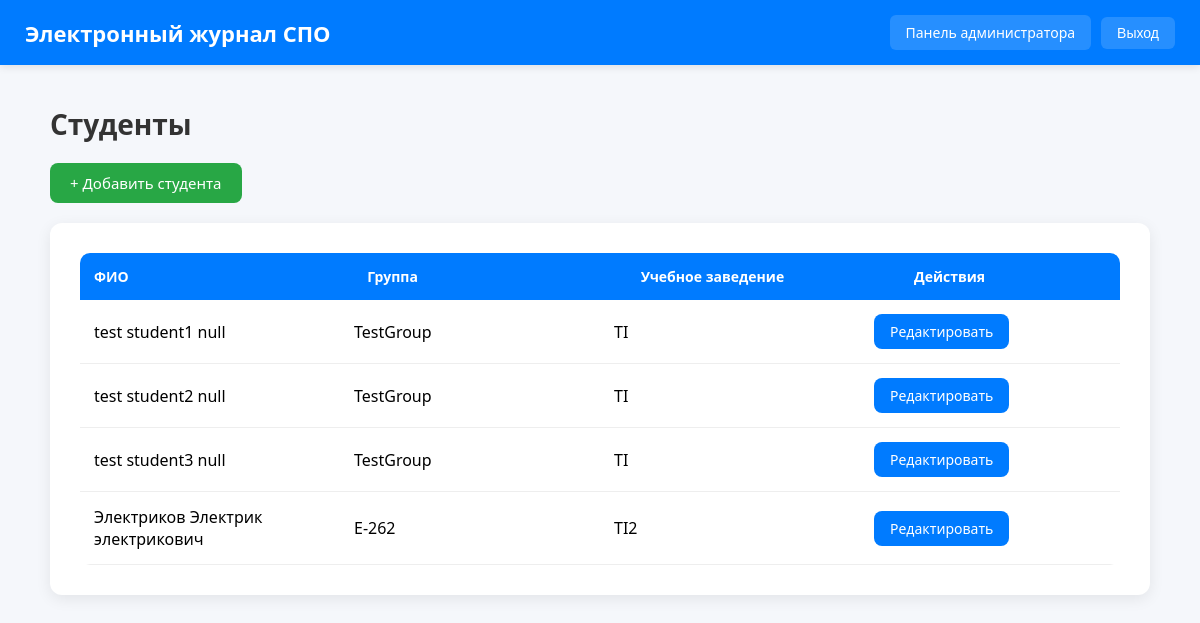
/admin-panel/students/ (signed in), run on the app's committed database.
### students/models.py (models this page shows, shortened)
class Student(models.Model):
    user = models.OneToOneField(User, on_delete=models.CASCADE, null=True, blank=True, verbose_name="Аккаунт пользователя")
    group = models.ForeignKey(Group, on_delete=models.CASCADE, related_name="students", verbose_name="Группа")
    last_name = models.CharField(max_length=100, verbose_name="Фамилия")
    first_name = models.CharField(max_length=100, verbose_name="Имя")
    middle_name = models.CharField(max_length=100, blank=True, verbose_name="Отчество")
    student_id = models.CharField(max_length=20, unique=True, verbose_name="Номер студенческого")
    class Meta:
        verbose_name = "Студент"
        verbose_name_plural = "Студенты"

class Group(models.Model):
    institution = models.ForeignKey(Institution, on_delete=models.CASCADE, related_name="groups", verbose_name="Учебное заведение")
    name = models.CharField(max_length=100, verbose_name="Название группы")
    specialty = models.CharField(max_length=200, verbose_name="Специальность")
    start_year = models.IntegerField(verbose_name="Год начала обучения")
    is_active = models.BooleanField(default=True, verbose_name="Активна")
    class Meta:
        verbose_name = "Группа"
        verbose_name_plural = "Группы"

class Institution(models.Model):
    name = models.CharField(max_length=200, verbose_name="Полное название учебного заведения")
    short_name = models.CharField(max_length=100, verbose_name="Короткое название")
    address = models.TextField(blank=True, verbose_name="Адрес")
    director = models.CharField(max_length=150, blank=True, verbose_name="Директор")
    class Meta:
        verbose_name = "Учебное заведение"
        verbose_name_plural = "Учебные заведения"

### journal/views.py (the view)
# urls.py: path('admin-panel/students/', student_list, name='student_list'),
@login_required
def student_list(request):
    if request.user.is_superuser:
        students = Student.objects.select_related('group__institution').all()
    else:
        teacher = Teacher.objects.get(user=request.user)
        students = Student.objects.filter(group__institution=teacher.institution).select_related('group__institution')
    context = {'students': students}
    return render(request, 'journal/student_list.html', context)

### templates/journal/student_list.html (shortened to what this page needs)
{% extends 'base.html' %}
{% block content %}
<div class="container">
    <h1>Студенты</h1>
    <a href="add/" class="btn btn-green" style="margin-bottom:20px;">+ Добавить студента</a>
    <div class="card">
    <table class="table">
        <thead>
            <tr>
                <th>ФИО</th>
                <th>Группа</th>
                <th>Учебное заведение</th>
                <th style="width:220px;">Действия</th>
            </tr>
        </thead>
        <tbody>
            {% for student in students %}
            <tr>
                <td>{{ student.last_name }} {{ student.first_name }} {{ student.middle_name|default:'' }}</td>
                <td>{{ student.group.name }}</td>
                <td>{{ student.group.institution.short_name }}</td>
                <td>
                    <a href="/admin/students/student/{{ student.id }}/change/" class="btn" style="background:#007bff; padding:8px 16px; font-size:14px;">Редактировать</a>
                </td>
            </tr>
            {% empty %}
            <tr><td colspan="4" style="padding:20px; text-align:center;">Студентов пока нет</td></tr>
            {% endfor %}
        </tbody>
    </table>
    </div>
</div>
{% endblock %}

### templates/base.html (style rules this page uses)
* { margin: 0; padding: 0; box-sizing: border-box; }
body { font-family: 'Segoe UI', Arial, sans-serif; margin: 0; background: #f5f7fb; }
.container { max-width: 100%; margin: 0; padding: 20px 25px; }
.btn { display: inline-block; padding: 10px 20px; background: #007bff; color: white; text-decoration: none; border-radius: 8px; font-size: 15px; transition: 0.2s; border: none; cursor: pointer; }
.btn-green { display: inline-block; padding: 10px 20px; background: #28a745; color: white; text-decoration: none; border-radius: 8px; font-size: 15px; transition: 0.2s; border: none; cursor: pointer; }
.card { background: white; padding: 30px; border-radius: 12px; box-shadow: 0 4px 15px rgba(0,0,0,0.08); width: 100%; }
.table { width: 100%; border-collapse: collapse; background: white; border-radius: 10px; overflow-x: auto; display: block; }
.table thead, .table tbody { display: table; width: 100%; table-layout: fixed; }
.table th { background: #007bff; color: white; padding: 14px; text-align: left; font-weight: 600; font-size: 14px; }
.table td { padding: 14px; border-bottom: 1px solid #eee; }
h1 { font-size: 28px; margin-bottom: 20px; color: #333; }

### data on the page
Student: last_name "test", first_name "student1", middle_name "null", group.name "TestGroup", group.institution.short_name "TI"
Student: last_name "test", first_name "student2", middle_name "null", group.name "TestGroup", group.institution.short_name "TI"
Student: last_name "test", first_name "student3", middle_name "null", group.name "TestGroup", group.institution.short_name "TI"
Student: last_name "Электриков", first_name "Электрик", middle_name "электрикович", group.name "E-262", group.institution.short_name "TI2"
